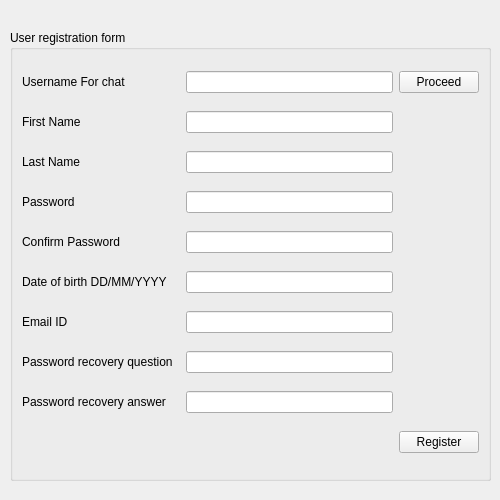
<?xml version="1.0" encoding="UTF-8"?>
<ui version="4.0">
 <class>RegWindow</class>
 <widget class="QWidget" name="RegWindow">
  <property name="geometry">
   <rect>
    <x>0</x>
    <y>0</y>
    <width>500</width>
    <height>500</height>
   </rect>
  </property>
  <property name="minimumSize">
   <size>
    <width>500</width>
    <height>500</height>
   </size>
  </property>
  <property name="windowTitle">
   <string>New User Registration</string>
  </property>
  <widget class="QGroupBox" name="groupBox">
   <property name="geometry">
    <rect>
     <x>10</x>
     <y>30</y>
     <width>481</width>
     <height>451</height>
    </rect>
   </property>
   <property name="maximumSize">
    <size>
     <width>500</width>
     <height>16777215</height>
    </size>
   </property>
   <property name="title">
    <string>User registration form</string>
   </property>
   <layout class="QGridLayout" name="gridLayout">
    <item row="7" column="0">
     <widget class="QLabel" name="lEmailid">
      <property name="text">
       <string>Email ID</string>
      </property>
     </widget>
    </item>
    <item row="1" column="0">
     <widget class="QLabel" name="lFirstName">
      <property name="text">
       <string>First Name</string>
      </property>
     </widget>
    </item>
    <item row="7" column="1">
     <widget class="QLineEdit" name="leEmailId"/>
    </item>
    <item row="1" column="1">
     <widget class="QLineEdit" name="leFirstName"/>
    </item>
    <item row="8" column="0">
     <widget class="QLabel" name="lPassRecQ">
      <property name="maximumSize">
       <size>
        <width>16777215</width>
        <height>30</height>
       </size>
      </property>
      <property name="text">
       <string>Password recovery question</string>
      </property>
     </widget>
    </item>
    <item row="8" column="1">
     <widget class="QLineEdit" name="lePasswordRecoveryQ"/>
    </item>
    <item row="10" column="2">
     <widget class="QPushButton" name="pbRegister">
      <property name="text">
       <string>Register</string>
      </property>
     </widget>
    </item>
    <item row="9" column="0">
     <widget class="QLabel" name="lPassRecA">
      <property name="maximumSize">
       <size>
        <width>16777215</width>
        <height>30</height>
       </size>
      </property>
      <property name="text">
       <string>Password recovery answer</string>
      </property>
     </widget>
    </item>
    <item row="6" column="1">
     <widget class="QLineEdit" name="leDob"/>
    </item>
    <item row="9" column="1">
     <widget class="QLineEdit" name="lePasswordRecoveryA"/>
    </item>
    <item row="6" column="0">
     <widget class="QLabel" name="lDob">
      <property name="text">
       <string>Date of birth DD/MM/YYYY    </string>
      </property>
     </widget>
    </item>
    <item row="3" column="1">
     <widget class="QLineEdit" name="lePassword"/>
    </item>
    <item row="3" column="0">
     <widget class="QLabel" name="lPassword">
      <property name="text">
       <string>Password</string>
      </property>
     </widget>
    </item>
    <item row="0" column="0">
     <widget class="QLabel" name="lusername">
      <property name="text">
       <string>Username For chat</string>
      </property>
     </widget>
    </item>
    <item row="0" column="2">
     <widget class="QPushButton" name="pbCheckUsername">
      <property name="text">
       <string>Proceed</string>
      </property>
     </widget>
    </item>
    <item row="0" column="1">
     <widget class="QLineEdit" name="leUsername"/>
    </item>
    <item row="4" column="0">
     <widget class="QLabel" name="lPasswordConfirm">
      <property name="text">
       <string>Confirm Password</string>
      </property>
     </widget>
    </item>
    <item row="4" column="1">
     <widget class="QLineEdit" name="lePasswordConfirm"/>
    </item>
    <item row="2" column="0">
     <widget class="QLabel" name="llastName">
      <property name="text">
       <string>Last Name</string>
      </property>
     </widget>
    </item>
    <item row="2" column="1">
     <widget class="QLineEdit" name="leLastName"/>
    </item>
   </layout>
  </widget>
 </widget>
 <resources/>
 <connections/>
</ui>
